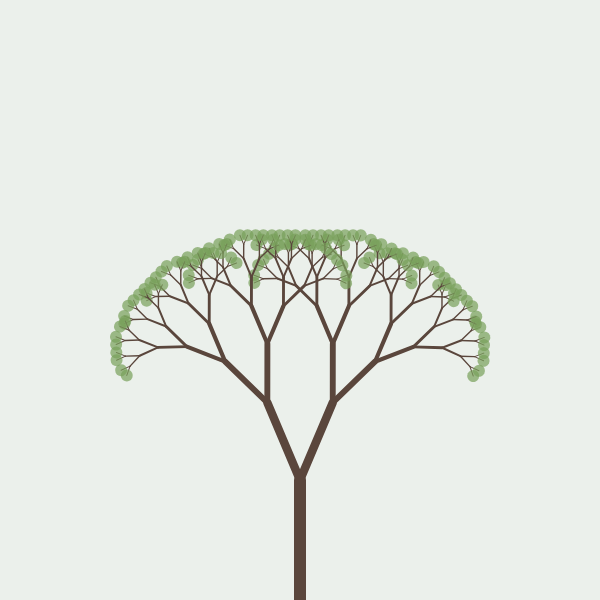
Frame 1 (no input)
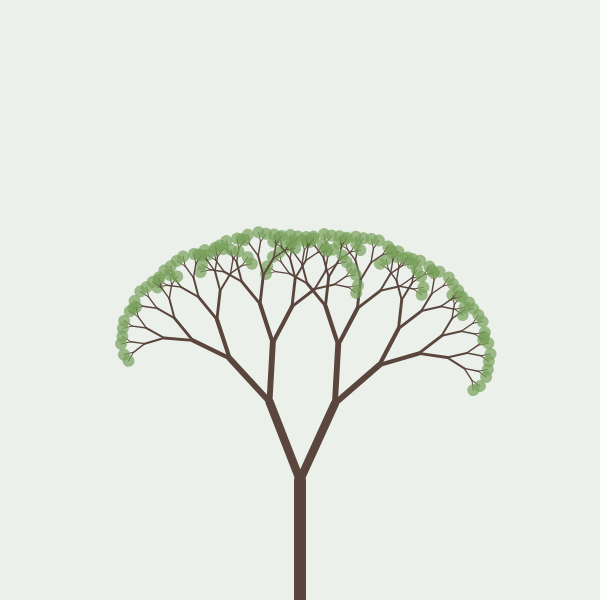
Frame 60 (no input)
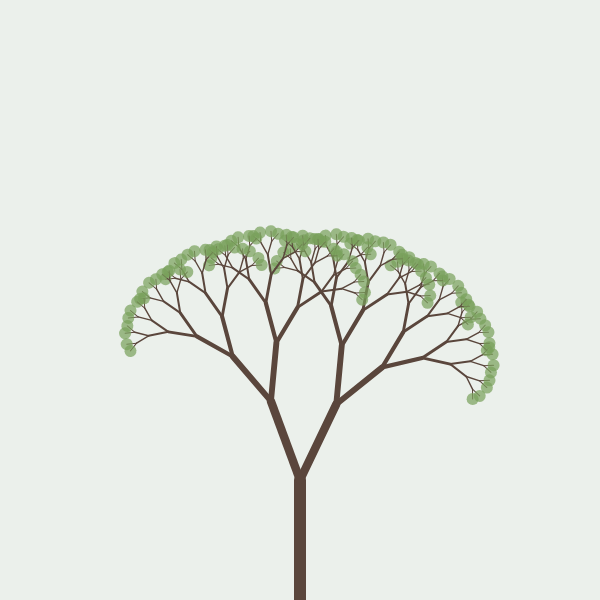
Frame 120 (the mouse pressed at the canvas centre since frame 60)

The p5.js sketch that drew these frames (run headless with seeded random() and noise() and a simulated clock; from frame 60 on, the mouse is pressed at the canvas centre):

// p5.js sketch
// ── sketch.js
// A chill tree 🌳
//
// The idea: a tree is just a branch that splits into two smaller
// branches... and each of those splits again... and again.
// Doing "the same thing inside itself" is called RECURSION.
// One function, branch(), draws the whole tree by calling itself.

let sway = 0; // how much the wind pushes the tree right now

function setup() {
  createCanvas(600, 600);
}

function draw() {
  background(235, 240, 235); // soft pale green-grey sky

  // A slow breeze: sin() smoothly goes -1 → +1 → -1 forever.
  // frameCount goes up by 1 every frame, so this drifts gently.
  sway = sin(frameCount * 0.01) * 0.05;

  // Move to the bottom-middle of the canvas — that's where the trunk starts.
  translate(width / 2, height);

  // Draw the whole tree: start with a branch 120 pixels long.
  branch(120);
}

// Draws one branch, then two smaller branches on top of it.
function branch(len) {
  // Thicker stroke for long branches, thin for twigs.
  strokeWeight(map(len, 10, 120, 1, 12));
  stroke(90, 70, 60); // warm brown

  // Draw this branch: a line going straight up.
  line(0, 0, 0, -len);

  // Walk to the end of the branch we just drew,
  // so the next branches grow from its tip.
  translate(0, -len);

  if (len > 10) {
    // Still long enough — split into two smaller branches.
    // push()/pop() save and restore our position + rotation,
    // so the left branch doesn't mess up the right one.

    push();
    rotate(0.4 + sway); // lean right (angles are in radians)
    branch(len * 0.7);  // a 70%-size copy of this whole process
    pop();

    push();
    rotate(-0.4 + sway); // lean left
    branch(len * 0.7);
    pop();
  } else {
    // Too small to split — put a leaf here instead.
    noStroke();
    fill(120, 160, 90, 180); // soft green, a bit transparent
    circle(0, 0, 12);
  }
}
